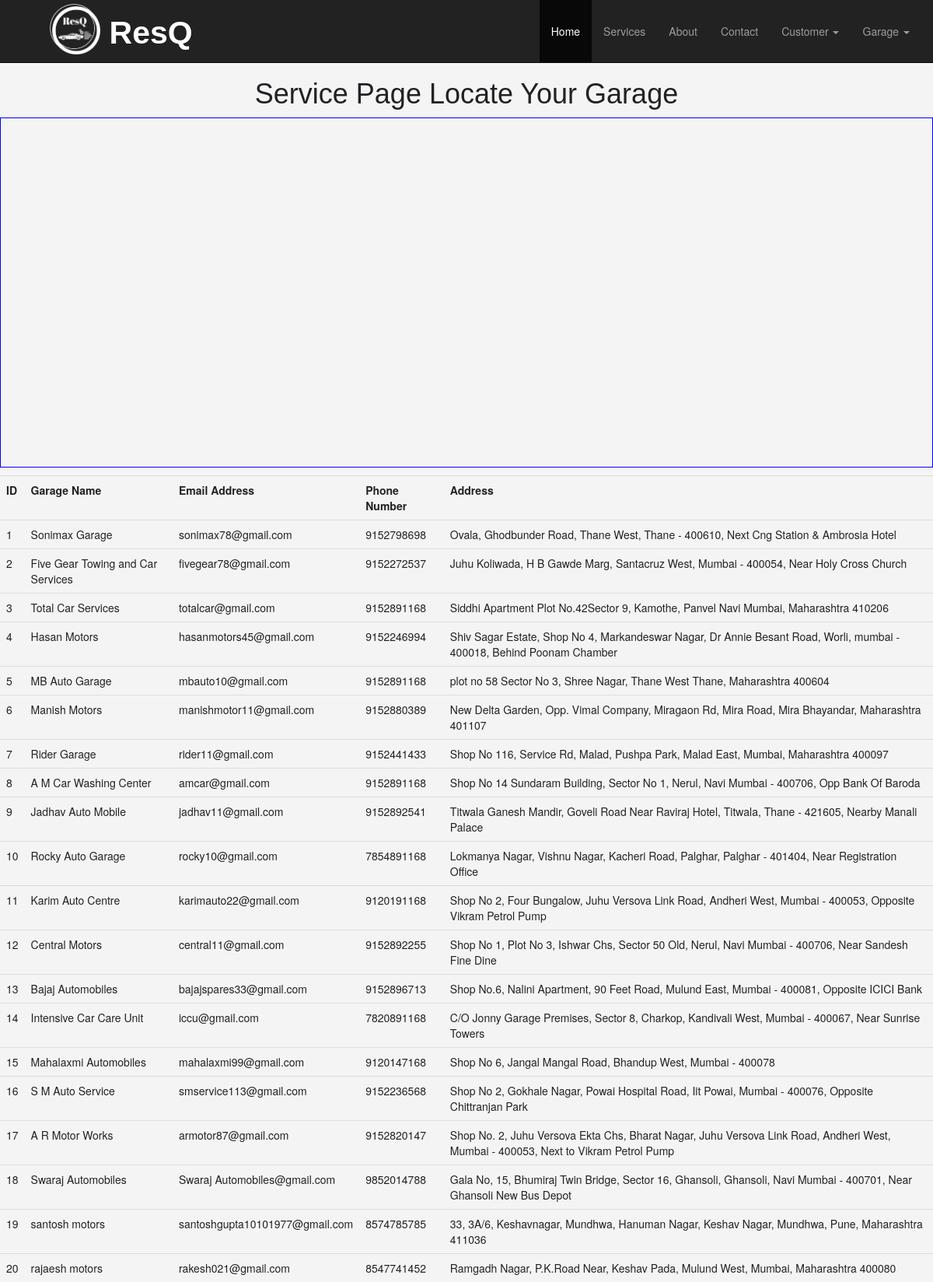
The app's page /service.php with its own data.
### tables this page shows
CREATE TABLE `register_garage` (
  `id` int(11) NOT NULL,
  `oname` varchar(255) NOT NULL,
  `email` varchar(255) NOT NULL,
  `phoneno` varchar(255) NOT NULL,
  `password` varchar(255) NOT NULL,
  `gname` varchar(255) NOT NULL,
  `address` varchar(255) NOT NULL,
  `token` varchar(255) NOT NULL,
  `date` date NOT NULL,
  `activated` tinyint(1) NOT NULL,
  `lat` float(10,6) DEFAULT NULL,
  `lng` float(10,6) DEFAULT NULL
);

### service.php (the view, shortened to what this page needs)
<!DOCTYPE html>
<html>
<head>
    <link rel="stylesheet" href="css/bootstrap/bootstrap.min.css">
    <link rel="stylesheet" href="css/responsive-tabs/responsive-tabs.min.css">
    <link rel="stylesheet" href="css/style.css">
    <link rel="stylesheet" href="fonts/font-awesome.min.css">
    <link rel="stylesheet" href="fonts/ionicons.min.css">
</head>
<body data-spy="scroll" data-target=".navbar" data-offset="65" style="background: #f4f4f4;">
    <?php   include('header.php');?>
    <div class="container-map">
        <center><h1>Service Page Locate Your Garage</h1></center>
        <div id="map"></div>
    </div>
    <?php
    include('dbh.php');
$Sqq = "SELECT * FROM register_garage";
$re = mysqli_query($db, $Sqq);
$total = mysqli_num_rows($re);
if ($total !=0) {
    ?>
      <div style="margin-top:5%;">
    <table class="table">
        <tr>
            <td><b>ID</b></td>
            <td><b>Garage Name</b></td>
            <td><b>Email Address</b></td>
            <td><b>Phone Number</b></td>
            <td><b>Address</b></td>
        </tr>
</div>
        <?php
        while ($row = mysqli_fetch_assoc($re)) {
            echo "<tr>
                    <td>".$row['id']."</td>
                    <td>".$row['gname']."</td>
                    <td>".$row['email']."</td>
                    <td>".$row['phoneno']."</td>
                    <td>".$row['address']."</td>
                  </tr>";
        }
}
?>
</body>
</html>

### header.php (shortened to what this page needs)
<div class="header">
  <nav class="navbar navbar-inverse navbar-static-top">
    <div class="container">
      <div class="navbar-header">
        <h3 class="col l2 offset-50" ><b><a href="index.php" style="
      font-size:41px;color: #fff;" ></i>&nbsp &nbsp<img src="img/logo/logo.png" style="margin-top:-15px; width:65px"> ResQ</a></b></h3>
      </div>
      <div id="navbar" class="navbar-collapse collapse">
        <ul class="nav navbar-nav navbar-right">
          <li class="active"><a href="index.php">Home</a></li>
          <li ><a href="service.php">Services</a></li>
          <li><a href="index.php#about">About</a></li>
          <li><a href="index.php#contact">Contact</a></li>
<?php
                if (isset($_SESSION['user'])) {
                  ?>
              <li><a href="logout.php">Logout</a></a></li>
                <?php
                } else {
                  ?>
          <li class="dropdown">
            <a href="#" class="dropdown-toggle" data-toggle="dropdown" role="button" aria-expanded="false">Customer <span class="caret"></span></a>
          </li>
                <li class="dropdown">
            <a href="#" class="dropdown-toggle" data-toggle="dropdown" role="button" aria-expanded="false">Garage <span class="caret"></span></a>
          </li>
          <?php
                }
                ?>
            </ul>
      </div>
    </div>
  </nav>
</div>

### css/style.css (style rules this page uses)
html, body { height: 100%; }
body { color: #212226; }
h1, h2, h3, h4, h5, h6 { font-family: "Raleway", sans-serif; }
body { background: url("../img/home/03.jpg"); background-repeat: no-repeat; background-size: cover; background-position: center; background-attachment: fixed; }
.header .nav >li >a { padding-top: 30px; padding-bottom: 30px; }
#map { height: 600px; }

### service.php (style rules this page uses)
.container-map { height: 450px; }
#map { width: 100%; height: 100%; border: 1px solid blue; }

### records on screen
register_garage: id "1", gname "Sonimax Garage", email "sonimax78@gmail.com", phoneno "9152798698", address "Ovala, Ghodbunder Road, Thane West, Thane - 400610, Next Cng Station & Ambrosia Hotel"
register_garage: id "2", gname "Five Gear Towing and Car Services", email "fivegear78@gmail.com", phoneno "9152272537", address "Juhu Koliwada, H B Gawde Marg, Santacruz West, Mumbai - 400054, Near Holy Cross Church"
register_garage: id "3", gname "Total Car Services", email "totalcar@gmail.com", phoneno "9152891168", address "Siddhi Apartment Plot No.42Sector 9, Kamothe, Panvel Navi Mumbai, Maharashtra 410206"
register_garage: id "4", gname "Hasan Motors", email "hasanmotors45@gmail.com", phoneno "9152246994", address "Shiv Sagar Estate, Shop No 4, Markandeswar Nagar, Dr Annie Besant Road, Worli, mumbai - 400018, Behind Poonam Chamber"
register_garage: id "5", gname "MB Auto Garage", email "mbauto10@gmail.com", phoneno "9152891168", address "plot no 58 Sector No 3, Shree Nagar, Thane West Thane, Maharashtra 400604"
register_garage: id "6", gname "Manish Motors", email "manishmotor11@gmail.com", phoneno "9152880389", address "New Delta Garden, Opp. Vimal Company, Miragaon Rd, Mira Road, Mira Bhayandar, Maharashtra 401107"
register_garage: id "7", gname "Rider Garage", email "rider11@gmail.com", phoneno "9152441433", address "Shop No 116, Service Rd, Malad, Pushpa Park, Malad East, Mumbai, Maharashtra 400097"
register_garage: id "8", gname "A M Car Washing Center", email "amcar@gmail.com", phoneno "9152891168", address "Shop No 14 Sundaram Building, Sector No 1, Nerul, Navi Mumbai - 400706, Opp Bank Of Baroda"
register_garage: id "9", gname "Jadhav Auto Mobile", email "jadhav11@gmail.com", phoneno "9152892541", address "Titwala Ganesh Mandir, Goveli Road Near Raviraj Hotel, Titwala, Thane - 421605, Nearby Manali Palace"
register_garage: id "10", gname "Rocky Auto Garage", email "rocky10@gmail.com", phoneno "7854891168", address "Lokmanya Nagar, Vishnu Nagar, Kacheri Road, Palghar, Palghar - 401404, Near Registration Office"
register_garage: id "11", gname "Karim Auto Centre", email "karimauto22@gmail.com", phoneno "9120191168", address "Shop No 2, Four Bungalow, Juhu Versova Link Road, Andheri West, Mumbai - 400053, Opposite Vikram Petrol Pump"
register_garage: id "12", gname "Central Motors", email "central11@gmail.com", phoneno "9152892255", address "Shop No 1, Plot No 3, Ishwar Chs, Sector 50 Old, Nerul, Navi Mumbai - 400706, Near Sandesh Fine Dine"
register_garage: id "13", gname "Bajaj Automobiles", email "bajajspares33@gmail.com", phoneno "9152896713", address "Shop No.6, Nalini Apartment, 90 Feet Road, Mulund East, Mumbai - 400081, Opposite ICICI Bank"
register_garage: id "14", gname "Intensive Car Care Unit", email "iccu@gmail.com", phoneno "7820891168", address "C/O Jonny Garage Premises, Sector 8, Charkop, Kandivali West, Mumbai - 400067, Near Sunrise Towers"
register_garage: id "15", gname "Mahalaxmi Automobiles", email "mahalaxmi99@gmail.com", phoneno "9120147168", address "Shop No 6, Jangal Mangal Road, Bhandup West, Mumbai - 400078"
register_garage: id "16", gname "S M Auto Service", email "smservice113@gmail.com", phoneno "9152236568", address "Shop No 2, Gokhale Nagar, Powai Hospital Road, Iit Powai, Mumbai - 400076, Opposite Chittranjan Park"
register_garage: id "17", gname "A R Motor Works", email "armotor87@gmail.com", phoneno "9152820147", address "Shop No. 2, Juhu Versova Ekta Chs, Bharat Nagar, Juhu Versova Link Road, Andheri West, Mumbai - 400053, Next to Vikram Petrol Pump"
register_garage: id "18", gname "Swaraj Automobiles", email "Swaraj Automobiles@gmail.com", phoneno "9852014788", address "Gala No, 15, Bhumiraj Twin Bridge, Sector 16, Ghansoli, Ghansoli, Navi Mumbai - 400701, Near Ghansoli New Bus Depot"
register_garage: id "19", gname "santosh motors", email "santoshgupta10101977@gmail.com", phoneno "8574785785", address "33, 3A/6, Keshavnagar, Mundhwa, Hanuman Nagar, Keshav Nagar, Mundhwa, Pune, Maharashtra 411036"
register_garage: id "20", gname "rajaesh motors", email "rakesh021@gmail.com", phoneno "8547741452", address "Ramgadh Nagar, P.K.Road Near, Keshav Pada, Mulund West, Mumbai, Maharashtra 400080"
